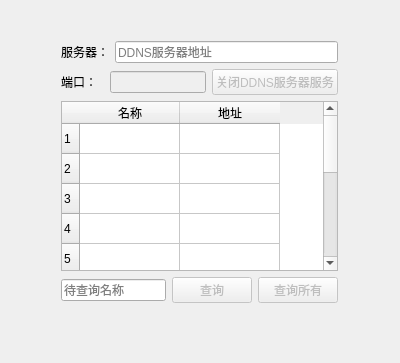
<?xml version="1.0" encoding="UTF-8"?>
<ui version="4.0">
 <class>Dialog</class>
 <widget class="QDialog" name="Dialog">
  <property name="geometry">
   <rect>
    <x>0</x>
    <y>0</y>
    <width>400</width>
    <height>363</height>
   </rect>
  </property>
  <property name="windowTitle">
   <string>DDNS查询端 v1.5</string>
  </property>
  <widget class="QWidget" name="layoutWidget">
   <property name="geometry">
    <rect>
     <x>50</x>
     <y>30</y>
     <width>299</width>
     <height>284</height>
    </rect>
   </property>
   <layout class="QVBoxLayout" name="verticalLayout">
    <item>
     <layout class="QHBoxLayout" name="horizontalLayout">
      <item>
       <widget class="QLabel" name="label">
        <property name="text">
         <string>服务器：</string>
        </property>
       </widget>
      </item>
      <item>
       <widget class="QLineEdit" name="lineEdit_server">
        <property name="whatsThis">
         <string>&lt;html&gt;&lt;head/&gt;&lt;body&gt;&lt;p&gt;输入要连接的 DDNS服务器(By @yqs112358) 的地址&lt;/p&gt;&lt;/body&gt;&lt;/html&gt;</string>
        </property>
        <property name="maxLength">
         <number>255</number>
        </property>
        <property name="placeholderText">
         <string>DDNS服务器地址</string>
        </property>
       </widget>
      </item>
     </layout>
    </item>
    <item>
     <layout class="QHBoxLayout" name="horizontalLayout_2">
      <item>
       <widget class="QLabel" name="label_2">
        <property name="text">
         <string>端口：  </string>
        </property>
       </widget>
      </item>
      <item>
       <widget class="QLineEdit" name="lineEdit_port">
        <property name="enabled">
         <bool>false</bool>
        </property>
        <property name="whatsThis">
         <string>&lt;html&gt;&lt;head/&gt;&lt;body&gt;&lt;p&gt;默认 DDNS服务器(By @yqs112358) 的连接端口&lt;/p&gt;&lt;/body&gt;&lt;/html&gt;</string>
        </property>
        <property name="text">
         <string/>
        </property>
        <property name="readOnly">
         <bool>false</bool>
        </property>
       </widget>
      </item>
      <item>
       <widget class="QPushButton" name="pushButton_close">
        <property name="enabled">
         <bool>false</bool>
        </property>
        <property name="whatsThis">
         <string>&lt;html&gt;&lt;head/&gt;&lt;body&gt;&lt;p&gt;点击此按钮来关闭指定的 DDNS服务器(By @yqs112358) 的服务&lt;/p&gt;&lt;/body&gt;&lt;/html&gt;</string>
        </property>
        <property name="text">
         <string>关闭DDNS服务器服务</string>
        </property>
       </widget>
      </item>
     </layout>
    </item>
    <item>
     <widget class="QTableWidget" name="tableWidget">
      <property name="whatsThis">
       <string>&lt;html&gt;&lt;head/&gt;&lt;body&gt;&lt;p&gt;从 DDNS服务器(By @yqs112358) 查询得到的数据&lt;/p&gt;&lt;/body&gt;&lt;/html&gt;</string>
      </property>
      <property name="rowCount">
       <number>10</number>
      </property>
      <row/>
      <row/>
      <row/>
      <row/>
      <row/>
      <row/>
      <row/>
      <row/>
      <row/>
      <row/>
      <column>
       <property name="text">
        <string>名称</string>
       </property>
      </column>
      <column>
       <property name="text">
        <string>地址</string>
       </property>
      </column>
      <item row="0" column="0">
       <property name="flags">
        <set>ItemIsSelectable|ItemIsDragEnabled|ItemIsEnabled</set>
       </property>
      </item>
     </widget>
    </item>
    <item>
     <layout class="QHBoxLayout" name="horizontalLayout_3">
      <item>
       <widget class="QLineEdit" name="lineEdit_name">
        <property name="whatsThis">
         <string>&lt;html&gt;&lt;head/&gt;&lt;body&gt;&lt;p&gt;输入要从 DDNS服务器(By @yqs112358) 查询的记录的识别名&lt;/p&gt;&lt;/body&gt;&lt;/html&gt;</string>
        </property>
        <property name="maxLength">
         <number>65535</number>
        </property>
        <property name="placeholderText">
         <string>待查询名称</string>
        </property>
       </widget>
      </item>
      <item>
       <widget class="QPushButton" name="pushButton_ask">
        <property name="enabled">
         <bool>false</bool>
        </property>
        <property name="whatsThis">
         <string>&lt;html&gt;&lt;head/&gt;&lt;body&gt;&lt;p&gt;点击此按钮来从指定的 DDNS服务器(By @yqs112358) 查询特定名称的记录&lt;/p&gt;&lt;/body&gt;&lt;/html&gt;</string>
        </property>
        <property name="text">
         <string>查询</string>
        </property>
       </widget>
      </item>
      <item>
       <widget class="QPushButton" name="pushButton_list">
        <property name="enabled">
         <bool>false</bool>
        </property>
        <property name="whatsThis">
         <string>&lt;html&gt;&lt;head/&gt;&lt;body&gt;&lt;p&gt;点击此按钮来从指定的 DDNS服务器(By @yqs112358) 查询所有记录&lt;/p&gt;&lt;/body&gt;&lt;/html&gt;</string>
        </property>
        <property name="text">
         <string>查询所有</string>
        </property>
       </widget>
      </item>
     </layout>
    </item>
   </layout>
  </widget>
 </widget>
 <layoutdefault spacing="6" margin="11"/>
 <resources/>
 <connections/>
</ui>
